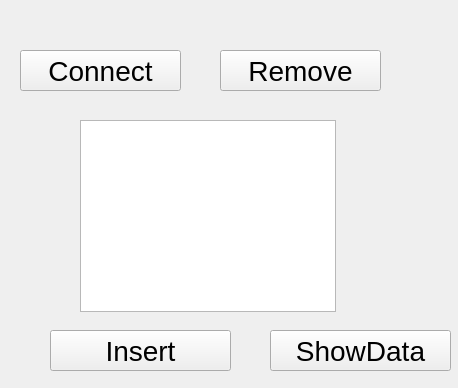
<?xml version="1.0" encoding="UTF-8"?>
<ui version="4.0">
 <class>Widget</class>
 <widget class="QWidget" name="Widget">
  <property name="geometry">
   <rect>
    <x>0</x>
    <y>0</y>
    <width>458</width>
    <height>388</height>
   </rect>
  </property>
  <property name="windowTitle">
   <string>Widget</string>
  </property>
  <widget class="QPushButton" name="Connect">
   <property name="geometry">
    <rect>
     <x>20</x>
     <y>50</y>
     <width>161</width>
     <height>41</height>
    </rect>
   </property>
   <property name="font">
    <font>
     <pointsize>21</pointsize>
    </font>
   </property>
   <property name="text">
    <string>Connect</string>
   </property>
  </widget>
  <widget class="QTextBrowser" name="Status">
   <property name="geometry">
    <rect>
     <x>80</x>
     <y>120</y>
     <width>256</width>
     <height>192</height>
    </rect>
   </property>
  </widget>
  <widget class="QPushButton" name="Insert">
   <property name="geometry">
    <rect>
     <x>50</x>
     <y>330</y>
     <width>181</width>
     <height>41</height>
    </rect>
   </property>
   <property name="font">
    <font>
     <pointsize>21</pointsize>
    </font>
   </property>
   <property name="text">
    <string>Insert</string>
   </property>
  </widget>
  <widget class="QPushButton" name="ShowData">
   <property name="geometry">
    <rect>
     <x>270</x>
     <y>330</y>
     <width>181</width>
     <height>41</height>
    </rect>
   </property>
   <property name="font">
    <font>
     <pointsize>21</pointsize>
    </font>
   </property>
   <property name="text">
    <string>ShowData</string>
   </property>
  </widget>
  <widget class="QPushButton" name="Remove">
   <property name="geometry">
    <rect>
     <x>220</x>
     <y>50</y>
     <width>161</width>
     <height>41</height>
    </rect>
   </property>
   <property name="font">
    <font>
     <pointsize>21</pointsize>
    </font>
   </property>
   <property name="text">
    <string>Remove</string>
   </property>
  </widget>
 </widget>
 <resources/>
 <connections/>
</ui>
